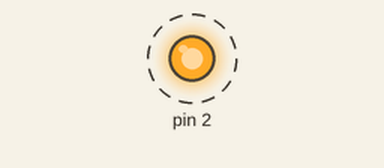
Simulated run of this sketch. Board: Arduino Uno, built for the host (arithmetic inside an expression is 32-bit, double 64-bit). On the bench: output pins drawn as LEDs (lit = HIGH). Dashed ring = blinking. WiFi joins after 1.5 s; servers stay silent unless stated; what the sketch prints to the serial monitor is not drawn.

Above: at 0.5 s.
Timing chart, 0 to 4.6 s (numbered marks = the images above):
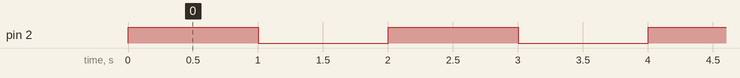

Measured:
- by itself, pin 2: alternates HIGH for 1.0 s and LOW for 1.0 s

The sketch:

experiment.ino
```cpp
#include <stdio.h>
#include <SPI.h>
#include <Ethernet.h>
#define LED 13
#define port 9600
#define SOCKET 8888

void show(int light);
void done(int light);

byte mac[] = {
  0x90,
  0xA2,
  0xDA,
  0xFE,
  0x03,
  0x50
};

IPAddress ip(192,168,1,6);

bool flag = false;
bool connected = false;
String content = "";

void show(int light)
{
  pinMode(light , OUTPUT);
  digitalWrite(light , HIGH);
  delay(1000);
}

void done(int light)
{
  digitalWrite(light , LOW);
  delay(1000);
  pinMode(light , INPUT);
}

EthernetServer server(SOCKET);

void setup()
{
  Serial.begin(port);
  Ethernet.begin(mac , ip);
  //Ethernet.begin(mac);
  server.begin();
}

void loop()
{
  Serial.print("Local IP : ");
  Serial.println(Ethernet.localIP());
  EthernetClient client = server.available();
  show(2);
  done(2);

  while(client.connected())
  {
    if(client.available()){
      char c = client.read();
      //Serial.write(c);
      if(c == '\0')
      {
        content += c;
      }
      Serial.print("Get the info for : ");
      Serial.println(content);
      content = "";
    }
    client.println("Info get From here .");
  }


  /*
  if(client)
  {
    if(!connected)
    {
      client.flush();
      Serial.println("Get the new client");
      client.println("Hello , client");
      connected = true;
    }

    if(client.available() > 0)
    {
      char info = client.read();
      content += info;
      if(info == '\n')
      {
        server.println(content);
        Serial.println(content);
        content = "";
      }
    }
  }
  */
  /*
  digitalWrite(LED , HIGH);
  delay(300);
  digitalWrite(LED , LOW);
  printf("Get the info from %d \n" , digitalRead(LED));
  //exit(0);
  digitalWrite(LED , LOW);
  delay(300);
  Serial.println("INFO FROM");
  printf("Get the info from %d \n" , digitalRead(LED));
  flag = !flag;
  if(flag)
  {
    pinMode(LED , INPUT);
    digitalWrite(LED , LOW);
  }
  else
  {
    pinMode(LED , OUTPUT);
    digitalWrite(LED , HIGH);
  }
  */
}
```
